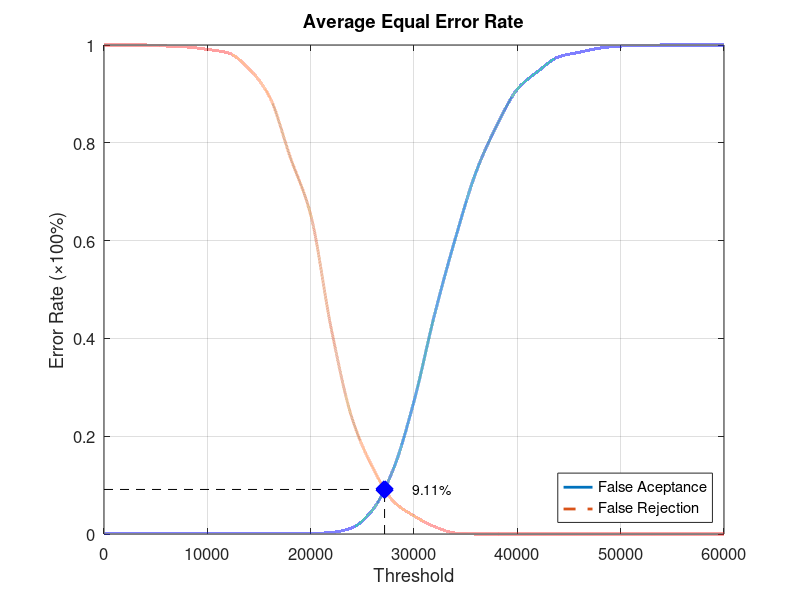
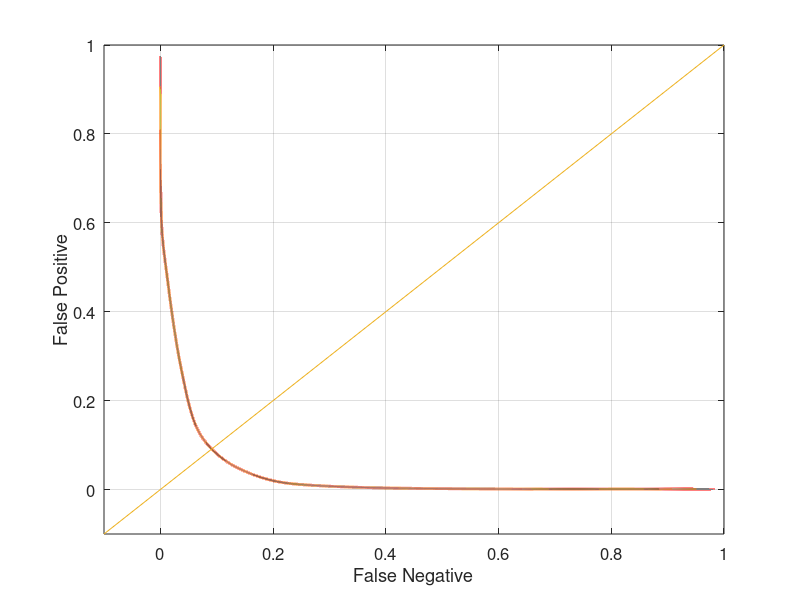

Recreate these plots in MATLAB, in order.
function yEER = Database4Average
close all;
clear;
clc;
x = 0:2000:60000;
xq = 0:0.5:60000;

y0 = [0 0.00105263 0.00105263 0.00105263 0.00105263 0.00105263 0.00105263 0.00105263 0.00105263 0.00105263 0.00105263 0.0031579 0.0126316 0.0494737 0.132632 0.271579 0.449474 0.60421 0.74 0.834737 0.909474 0.946316 0.975789 0.985263 0.993684 0.997895 0.998947 1 1 1 1];
yy0 = interp1(x, y0, xq, 'pchip');
y1 = [1 1 1 0.998 0.996 0.991 0.984 0.952 0.895 0.772 0.653 0.419 0.237 0.136 0.067 0.037 0.015 0.002 0 0 0 0 0 0 0 0 0 0 0 0 0];
yy1 = interp1(x, y1, xq, 'pchip');

% Calculating EER: 
y2 = abs(y0 - y1);
find(y2 == min(y2))
yy2 = abs(yy0 - yy1);
xEER = find(yy2 == min(yy2));
xEERIndex = xq(xEER) % X-axis EER
yEER = yy0(xEER) % Y-axis EER

main = figure
plot(xq, yy0,'-','LineWidth', 2);	hold on
plot(xq, yy1,'--','LineWidth', 2);	hold on
plot([xEERIndex xEERIndex], [0 yEER], 'k--');	hold on
plot([0 xEERIndex], [yEER yEER], 'k--');	hold on
plot(xEERIndex, yEER, 'bx', 'LineWidth', 10);	hold on
text(xEERIndex + 10 * xEERIndex / 100, yEER, [num2str(round((10000 * yEER)) / 100) '%'])
legend('False Aceptance', 'False Rejection', 'Location', 'SouthEast')
xlabel('Threshold')
ylabel('Error Rate (\times100%)')
title('Average Equal Error Rate')
set(gca, 'FontSize', 12)
axis([0 60000 0 1])
grid on

print(main, 'Database4AverageMain', '-dpng');
FNRxFPR = figure('Color', [1 1 1]);
plot(yy1, yy0, '-', yy1, yy0, 'LineWidth', 2);
hold on
y = -0.1:0.1:1
plot(y, y); 
set(gca, 'FontSize', 12)
xlabel('False Negative')
ylabel('False Positive')
axis([-0.1 1 -0.1 1])
set(gca, 'FontSize', 12)
grid on

print(FNRxFPR, 'Database4AverageFNRxFPR','-dpng');
end
